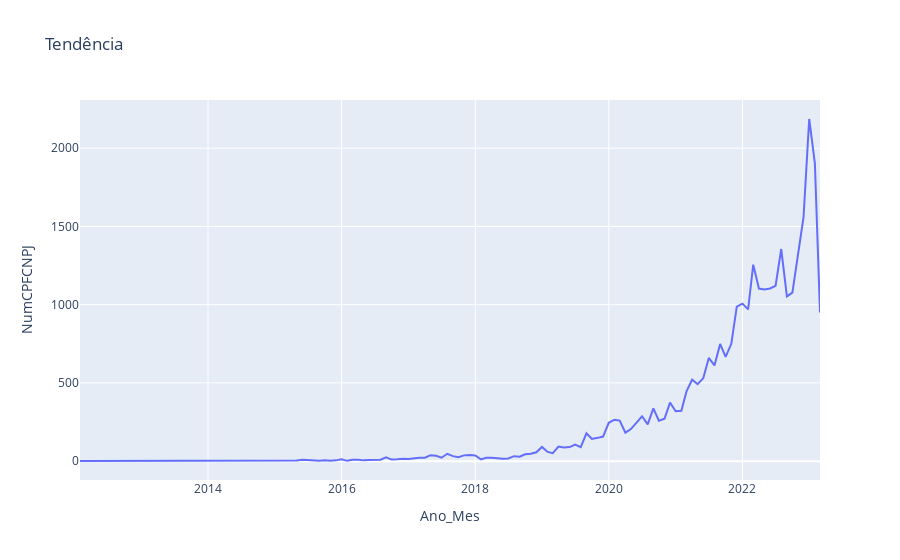

Here is the notebook cell this chart was saved with:
### Code cell
#______________tendencia
fig_tendencia = go.Figure()
# Adicionar linha da tendência
fig_tendencia.add_trace(go.Scatter(x=ts_clean.index, y=tendencia, mode='lines', name='Tendência'))
# Configurar o layout
fig_tendencia.update_layout(
    xaxis_title='Ano_Mes',
    yaxis_title='NumCPFCNPJ',
    title='Tendência'
)

### Figure 1 — Plotly figure (JSON) as saved in the notebook; plotly's stock layout.template omitted (floating-point values rounded to 4 significant figures)
{"data": [{"mode": "lines", "name": "Tendência", "type": "scatter", "x": ["2012-02", "2013-10", "2014-02", "2014-03", "2014-06", "2014-07", "2014-09", "2014-10", "2014-11", "2014-12", "2015-01", "2015-02", "2015-03", "2015-04", "2015-05", "2015-06", "2015-07", "2015-08", "2015-09", "2015-10", "2015-11", "2015-12", "2016-01", "2016-02", "2016-03", "2016-04", "2016-05", "2016-06", "2016-07", "2016-08", "2016-09", "2016-10", "2016-11", "2016-12", "2017-01", "2017-02", "2017-03", "2017-04", "2017-05", "2017-06", "2017-07", "2017-08", "2017-09", "2017-10", "2017-11", "2017-12", "2018-01", "2018-02", "2018-03", "2018-04", "2018-05", "2018-06", "2018-07", "2018-08", "2018-09", "2018-10", "2018-11", "2018-12", "2019-01", "2019-02", "2019-03", "2019-04", "2019-05", "2019-06", "2019-07", "2019-08", "2019-09", "2019-10", "2019-11", "2019-12", "2020-01", "2020-02", "2020-03", "2020-04", "2020-05", "2020-06", "2020-07", "2020-08", "2020-09", "2020-10", "2020-11", "2020-12", "2021-01", "2021-02", "2021-03", "2021-04", "2021-05", "2021-06", "2021-07", "2021-08", "2021-09", "2021-10", "2021-11", "2021-12", "2022-01", "2022-02", "2022-03", "2022-04", "2022-05", "2022-06", "2022-07", "2022-08", "2022-09", "2022-10", "2022-11", "2022-12", "2023-01", "2023-02", "2023-03"], "y": [1, 1, 1, 1, 1, 5, 2, 1, 3, 1, 3, 1, 1, 1, 4, 9, 7, 3, 3, 5, 2, 5, 12, 2, 9, 9, 5, 8, 9, 9, 25, 10, 12, 16, 14, 20, 22, 22, 38, 34, 22, 47, 32, 25, 37, 40, 36, 11, 22, 21, 17, 16, 17, 32, 28, 44, 47, 57, 91, 59, 51, 93, 87, 90, 106, 89, 178, 142, 149, 157, 245, 265, 259, 182, 205, 250, 287, 235, 337, 259, 272, 374, 319, 322, 446, 521, 492, 531, 660, 612, 749, 666, 750, 988, 1007, 970, 1256, 1103, 1098, 1104, 1121, 1356, 1053, 1077, 1327, 1560, 2187, 1903, 950]}], "layout": {"title": {"text": "Tendência"}, "xaxis": {"title": {"text": "Ano_Mes"}}, "yaxis": {"title": {"text": "NumCPFCNPJ"}}}}
